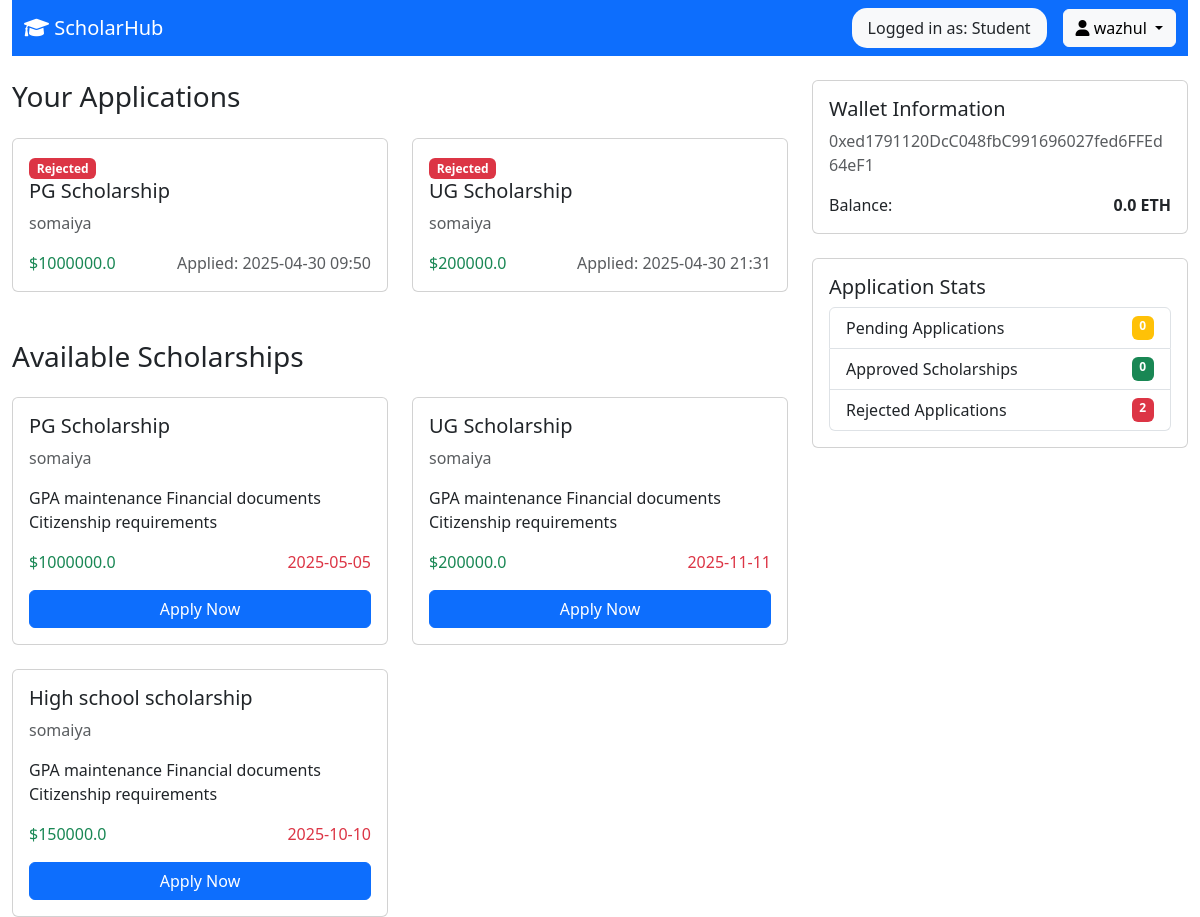
The page /dashboard (signed in) on the database its author committed.
### main.py (models this page shows)
class User(db.Model):
    id = db.Column(db.Integer, primary_key=True)
    username = db.Column(db.String(100), unique=True, nullable=False)
    password = db.Column(db.String(200), nullable=False)
    role = db.Column(
        Enum(*ROLE_ENUM, name='user_roles'),
        nullable=False,
        default='student'
    )
    wallet_address = db.Column(db.String(100))
    institution_name = db.Column(db.String(100))
    balance = db.Column(db.Float, default=0.0)

class Application(db.Model):
    id = db.Column(db.Integer, primary_key=True)
    student_id = db.Column(db.Integer, db.ForeignKey('user.id'), nullable=False)
    scholarship_id = db.Column(db.Integer, db.ForeignKey('scholarship.id'), nullable=False)
    status = db.Column(db.String(20), default='pending')
    overall_score = db.Column(db.Float)
    hsc_score = db.Column(db.Float)
    ssc_score = db.Column(db.Float)
    preparation = db.Column(db.Float)
    attendance = db.Column(db.Float)
    income = db.Column(db.Float)
    extracurricular = db.Column(db.Float)
    tx_hash = db.Column(db.String(66))
    rejection_reason = db.Column(db.Text, nullable=True)
    apply_date = db.Column(db.DateTime, default=datetime.utcnow)
    student = db.relationship('User', backref='applications')

class Scholarship(db.Model):
    id = db.Column(db.Integer, primary_key=True)
    title = db.Column(db.String(100), nullable=False)
    institution_id = db.Column(db.Integer, db.ForeignKey('user.id'), nullable=False)
    amount = db.Column(db.Float, nullable=False)
    deadline = db.Column(db.DateTime)
    criteria = db.Column(db.Text)
    department = db.Column(db.String(50))
    institution = db.relationship('User', backref='created_scholarships')
    applications = db.relationship('Application', backref='scholarship', cascade='all, delete-orphan')

### main.py (the view)
@app.route('/dashboard')
def dashboard():
    if 'user_id' not in session:
        return redirect(url_for('login'))
    user = User.query.get(session['user_id'])
    if user.role == 'student':
        applied = Application.query.filter_by(student_id=user.id).all()
        available = Scholarship.query.all()
        stats = {
            'pending':  sum(1 for a in applied if a.status=='pending'),
            'approved': sum(1 for a in applied if a.status=='approved'),
            'rejected': sum(1 for a in applied if a.status=='rejected'),
        }
        return render_template('dashboard.html',
            current_user=user,
            applied_scholarships=applied,
            available_scholarships=available,
            application_stats=stats
        )
    elif user.role == 'institution':
        created = Scholarship.query.filter_by(institution_id=user.id).all()
        return render_template('dashboard.html',
            current_user=user,
            created_scholarships=created
        )
    else:
        all_users = User.query.all()
        return render_template('dashboard.html',
            current_user=user,
            all_users=all_users
        )

### templates/dashboard.html (shortened to what this page needs)
<!DOCTYPE html>
<html lang="en">
<head>
    <link href="https://cdn.jsdelivr.net/npm/bootstrap@5.3.0/dist/css/bootstrap.min.css" rel="stylesheet">
    <link href="https://cdnjs.cloudflare.com/ajax/libs/font-awesome/6.0.0/css/all.min.css" rel="stylesheet">
</head>
<body>
    <div class="container-fluid">
        <nav class="navbar navbar-expand-lg navbar-dark bg-primary mb-4">
            <div class="container-fluid">
                <a class="navbar-brand" href="#">
                    <i class="fas fa-graduation-cap"></i> ScholarHub
                </a>
                <div class="d-flex align-items-center">
                    <span class="nav-role text-dark me-3">
                        Logged in as: {{ current_user.role|capitalize }}
                    </span>
                    <div class="dropdown">
                        <button class="btn btn-light dropdown-toggle" type="button" data-bs-toggle="dropdown">
                            <i class="fas fa-user"></i> {{ current_user.username }}
                        </button>
                    </div>
                </div>
            </div>
        </nav>
        <div class="row">
            {% if current_user.role == 'student' %}
                <div class="col-md-8">
                    <h3 class="mb-4">Your Applications</h3>
                    <div class="row row-cols-1 row-cols-md-2 g-4">
                        {% for app in applied_scholarships %}
                        <div class="col">
                            <div class="card scholarship-card h-100">
                                <div class="card-body">
                                    <span class="badge bg-{{ 'success' if app.status=='approved' else 'warning' if app.status=='pending' else 'danger' }}">
                                        {{ app.status|capitalize }}
                                    </span>
                                    <h5 class="card-title">{{ app.scholarship.title }}</h5>
                                    <p class="text-muted">
                                        {{ app.scholarship.institution.institution_name or app.scholarship.institution.username }}
                                    </p>
                                    <div class="d-flex justify-content-between">
                                        <span class="text-success">${{ app.scholarship.amount }}</span>
                                        <span class="text-muted">Applied: {{ app.apply_date.strftime('%Y-%m-%d %H:%M') }}</span>
                                    </div>
                                </div>
                            </div>
                        </div>
                        {% endfor %}
                    </div>
                    <h3 class="mt-5 mb-4">Available Scholarships</h3>
                    <div class="row row-cols-1 row-cols-md-2 g-4">
                        {% for scholarship in available_scholarships %}
                        <div class="col">
                            <div class="card scholarship-card h-100">
                                <div class="card-body">
                                    <h5 class="card-title">{{ scholarship.title }}</h5>
                                    <p class="text-muted">
                                        {{ scholarship.institution.institution_name or scholarship.institution.username }}
                                    </p>
                                    <p class="card-text">{{ scholarship.criteria }}</p>
                                    <div class="d-flex justify-content-between">
                                        <span class="text-success">${{ scholarship.amount }}</span>
                                        <span class="text-danger">{{ scholarship.deadline.strftime('%Y-%m-%d') }}</span>
                                    </div>
                                    <button class="btn btn-primary w-100 mt-3"
                                            onclick="window.location.href='{{ url_for('apply', scholarship_id=scholarship.id) }}'">
                                        Apply Now
                                    </button>
                                </div>
                            </div>
                        </div>
                        {% endfor %}
                    </div>
                </div>
            {% endif %}
            <div class="col-md-4">
                <div class="card">
                    <div class="card-body">
                        <h5 class="card-title">Wallet Information</h5>
                        <p class="text-muted">{{ current_user.wallet_address }}</p>
                        <div class="d-flex justify-content-between align-items-center">
                            <span>Balance:</span>
                            <strong>{{ current_user.balance }} ETH</strong>
                        </div>
                    </div>
                </div>
                {% if current_user.role == 'student' %}
                <div class="card mt-4">
                    <div class="card-body">
                        <h5 class="card-title">Application Stats</h5>
                        <div class="list-group">
                            <div class="list-group-item d-flex justify-content-between">
                                <span>Pending Applications</span>
                                <span class="badge bg-warning">{{ application_stats.pending }}</span>
                            </div>
                            <div class="list-group-item d-flex justify-content-between">
                                <span>Approved Scholarships</span>
                                <span class="badge bg-success">{{ application_stats.approved }}</span>
                            </div>
                            <div class="list-group-item d-flex justify-content-between">
                                <span>Rejected Applications</span>
                                <span class="badge bg-danger">{{ application_stats.rejected }}</span>
                            </div>
                        </div>
                    </div>
                </div>
                {% endif %}
            </div>
        </div>
    </div>
</body>
</html>

### templates/dashboard.html (style rules this page uses)
.scholarship-card { transition: transform 0.3s; cursor: pointer; }
.nav-role { background: #f8f9fa; border-radius: 15px; padding: 0.5rem 1rem; }

### rows shown on the page
User: role "Student", username "wazhul", wallet_address "0xed1791120DcC048fbC991696027fed6FFEd64eF1", balance "0.0"
Application: status "Rejected", scholarship "PG Scholarship", scholarship.institution "somaiya", scholarship.amount "1000000.0", apply_date "2025-04-30 09:50"
Application: status "Rejected", scholarship "UG Scholarship", scholarship.institution "somaiya", scholarship.amount "200000.0", apply_date "2025-04-30 21:31"
Scholarship: title "PG Scholarship", institution "somaiya", criteria "GPA maintenance Financial documents Citizenship requirements", amount "1000000.0", deadline "2025-05-05"
Scholarship: title "UG Scholarship", institution "somaiya", criteria "GPA maintenance Financial documents Citizenship requirements", amount "200000.0", deadline "2025-11-11"
Scholarship: title "High school scholarship", institution "somaiya", criteria "GPA maintenance Financial documents Citizenship requirements", amount "150000.0", deadline "2025-10-10"

### other values the page prints
{{ application_stats.pending }} "0"
{{ application_stats.approved }} "0"
{{ application_stats.rejected }} "2"
